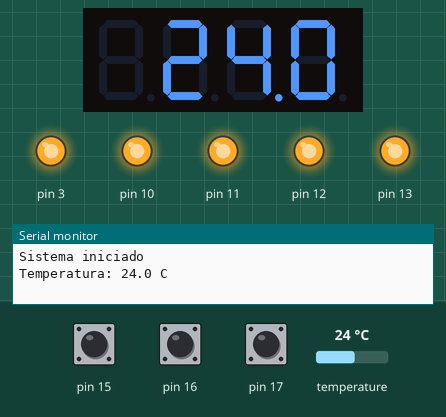
Simulated run of this sketch. Board: Arduino Uno, built with avr-gcc and run on an emulated ATmega328P. Parts: 4-digit seven-segment display, output pins drawn as LEDs (lit = HIGH), the last lines printed to the serial monitor. The inputs (shaded band) are chosen by the test bench; at power-on: temperature 24 °C, pin 15 HIGH, pin 16 HIGH, pin 17 HIGH.

Above: at 2.8 s.
2.9 s: temperature set to 12 °C
At 5.2 s:
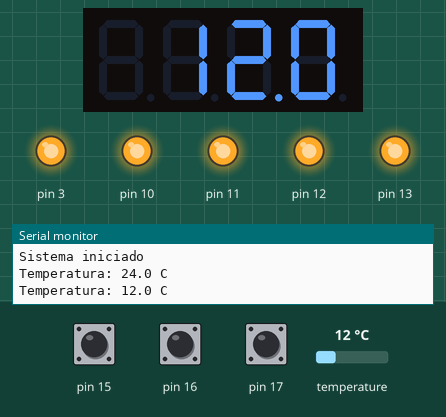
5.5 s: temperature set to 19 °C
At 6.7 s:
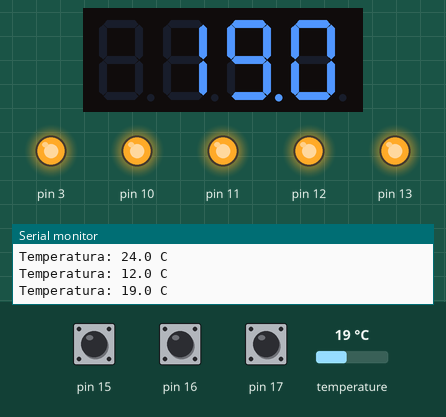
7.3 s: temperature set to 28 °C
At 7.9 s:
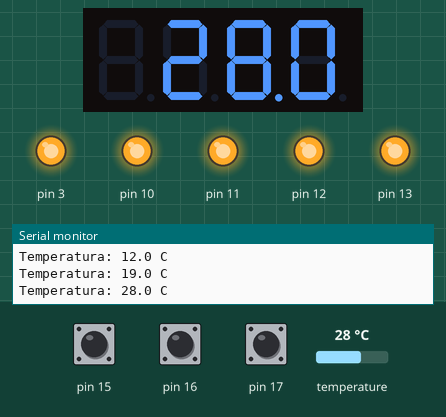
Timing chart, 0 to 10.3 s (numbered marks = the images above; inputs shaded):
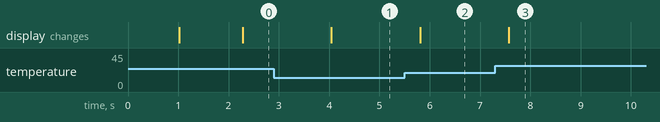

The sketch:

multifunction1.ino
```cpp
#include <MultiFuncShield.h>
#include <OneWire.h>
#include <DallasTemperature.h>

#define ONE_WIRE_BUS A4

OneWire oneWire(ONE_WIRE_BUS);
DallasTemperature sensors(&oneWire);

void setup()
{
  Serial.begin(9600);
  delay(1000);

  sensors.begin();

  MFS.initialize(&Timer1);

  delay(500);

  Serial.println("Sistema iniciado");
}

void loop()
{
  sensors.requestTemperatures();

  float temperatura = sensors.getTempCByIndex(0);

  // Display do shield
  MFS.write(temperatura, 1);

  // Monitor Serial
  Serial.print("Temperatura: ");
  Serial.print(temperatura, 1);
  Serial.println(" C");

  delay(1000);
}
```

Measured:
- after the input at 2.9 s, the display: changes after 1.1 s (image 1)
- after the input at 5.5 s, the display: changes after 0.31 s (image 2)
- after the input at 7.3 s, the display: changes after 0.27 s (image 3)
